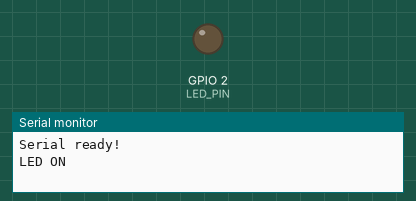
Recording of a sketch running on a simulated ESP32. Parts: output pins drawn as LEDs (lit = HIGH), the last lines printed to the serial monitor.

Above: at 0.8 s.
At 5.3 s:
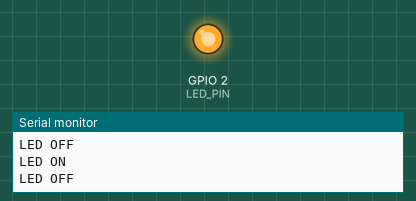
Timing chart, 0 to 7.0 s (numbered marks = the images above):
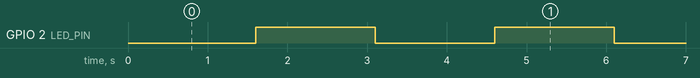

The sketch:

ESP32-P4-blink-serial-demo.ino
```cpp
//Simple demo that blinks the LED
//and reports its status over the serial

#define LED_PIN 2

void setup() {
  pinMode(LED_PIN, OUTPUT);
  Serial.begin(115200);
  delay(100);  // small delay for USB enumeration
  Serial.println("Serial ready!");
}

void loop() {
  digitalWrite(LED_PIN, LOW);
  Serial.println("LED ON");
  delay(1500);

  digitalWrite(LED_PIN, HIGH);
  Serial.println("LED OFF");
  delay(1500);
}
```

Measured:
- by itself, GPIO 2 (LED_PIN): alternates HIGH for 1.5 s and LOW for 1.5 s
